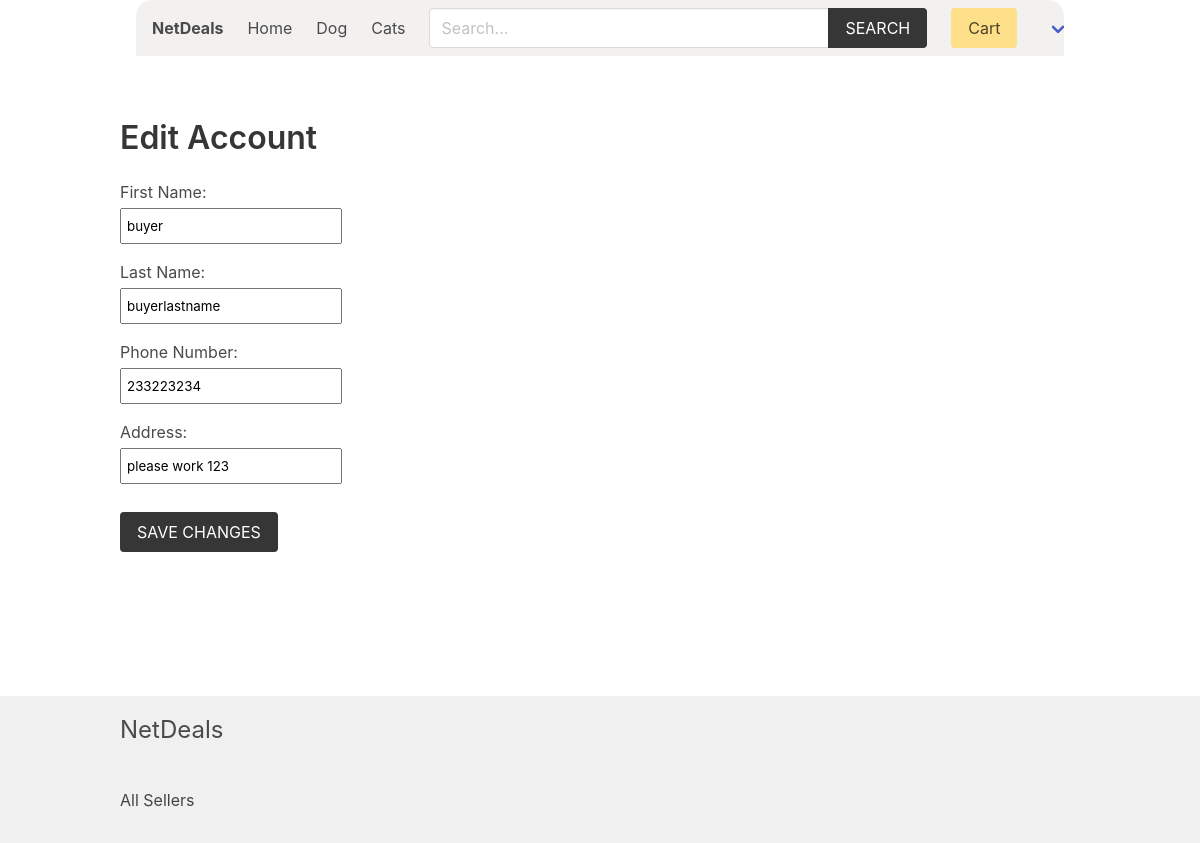
Screenshot of /buyer/edit-buyer/ (signed in) with the database file from the repository.
### product/models.py (models this page shows, shortened)
class Category(models.Model):
    title = models.CharField(max_length=50)
    slug = models.SlugField(max_length=55)
    ordering = models.IntegerField(default=0)
    class Meta:
        ordering = ['ordering']

### accounts/models.py (models this page shows, shortened)
class BuyerProfile(models.Model):
    phone_number = models.CharField(max_length=15, null=True, blank=True)
    address = models.CharField(max_length=255, null=True, blank=True)
    user = models.OneToOneField(CustomUser, on_delete=models.CASCADE)
    first_name = models.CharField(max_length=30, null=True, blank=True)
    last_name = models.CharField(max_length=30, null=True, blank=True)

### buyer/views.py (the view)
# urls.py: path('edit-buyer/', views.edit_buyer, name="edit-buyer"),
@login_required
def edit_buyer(request):
    if request.user.role != 'buyer':
        return redirect('core:home')
    buyer_profile = request.user.buyerprofile
    if request.method == 'POST':
        form = BuyerUserCreationForm(request.POST, instance=buyer_profile)
        if form.is_valid():
            form.save()
            request.user.save()
    else:
        form = BuyerUserCreationForm(instance=buyer_profile)
    context = {'form': form}
    return render(request, 'buyer/edit_buyer.html', context)

### accounts/forms.py
class BuyerUserCreationForm(forms.ModelForm):
    phone_number = PhoneNumberFormField()
    class Meta:
        model = BuyerProfile
        fields = ('first_name', 'last_name', 'phone_number', 'address')

### cart/cart.py (called while the page is built)
    def __len__(self):
        return sum(item['quantity'] for item in self.cart.values())

### cart/context_processors.py (called while the page is built)
def cart(request):
    return {'cart': Cart(request)}

### product/context_processors.py (called while the page is built)
def menu_categories(request):
    categories = Category.objects.all()
    return {'categories': categories}

### templates/buyer/edit_buyer.html (shortened to what this page needs)
{% extends 'core/base.html' %}
{% block content %}
    <h1 class="title">Edit Account</h1>
    <form method="post" action=".">
        <div class="columns">
            <div class="column is-3">
                <div class="field">
                    <label for="id_first_name">First Name: </label>
                    <br>
                    {{ form.first_name }}
                </div>
                <div class="field">
                    <label for="id_last_name">Last Name: </label>
                    <br>
                    {{ form.last_name }}
                </div>
                <div class="field">
                    <label for="id_phone_number">Phone Number: </label>
                    <br>
                    {{ form.phone_number }}
                </div>
                <div class="field">
                    <label for="id_address">Address: </label>
                    <br>
                    {{ form.address }}
                </div>
            </div>
        </div>
        <div class="field">
            <div class="control">
                <button class="button is-dark is-uppercase">Save changes</button>
            </div>
        </div>
    </form>
{% endblock %}

### templates/core/base.html (shortened to what this page needs)
{% load static %}
{% load product_filters %}
<!DOCTYPE html>
<html lang="en">
<head>
    <link rel="stylesheet" href="https://cdn.jsdelivr.net/npm/bulma@0.9.2/css/bulma.min.css">
    <link rel="stylesheet" href="{% static 'css/main.css' %}">
</head>
<body>
    <div class="container px-4">
        <nav class="navbar px-4" role="navigation" aria-label="main navigation">
            <div class="navbar-brand">
                <a class="navbar-item" href="{% url 'core:home' %}">
                    <h1><strong>NetDeals</strong></h1>
                </a>
            </div>
            <div id="navbarBasicExample" class="navbar-menu">
                <div class="navbar-start">
                <a class="navbar-item" href="{% url 'core:home' %}">
                    Home
                </a>
                {% for category in categories %}
                    <a class="navbar-item" href="{% url 'product:category' category.slug %}">
                        {{category.title}}
                    </a>
                {% endfor %}
                </div>
                <div class="navbar-start">
                    <div class="navbar-item">
                        <form method="get" action="{% url 'product:search' %}">
                            <div class="field has-addons">
                                <div class="control">
                                    <input type="search" name="query" id="" class="input" placeholder="Search...">
                                </div>
                                <div class="control">
                                    <button class="button is-dark is-uppercase">Search</button>
                                </div>
                            </div>
                        </form>
                    </div>
                </div>
                <div class="navbar-end">
                <div class="navbar-item">
                    <a href="{% url 'cart:cart' %}" class="button is-warning">Cart {% if cart %}({{cart|length}}){% endif %}</a>
                </div>
                {% if user.role == 'seller' %}
                <div class="navbar-item has-dropdown is-hoverable">
                    <a class="navbar-link is-capitalized">
                    {{user.seller.name}}
                    </a>
                    <div class="navbar-dropdown">
                    <a class="navbar-item" href="{% url 'seller:seller-dashboard' %}">
                        Dashboard
                    </a>
                    <a class="navbar-item" href="{% url 'seller:order-history' %}">
                        Order History
                    </a>
                    <a class="navbar-item" href="{% url 'seller:edit-seller' %}">
                        Update Profile
                    </a>
                    <a class="navbar-item" href="{% url 'seller:add-product' %}">
                        Add Product
                    </a>
                    <hr class="navbar-divider">
                    <a class="navbar-item" href="{% url 'seller:logout' %}">
                        Logout
                    </a>
                    </div>
                </div>
                {% elif user.role == 'buyer' %}
                <div class="navbar-item has-dropdown is-hoverable">
                    <a class="navbar-link is-capitalized">
                    </a>
                </div>
                {% endif %}
                </div>
            </div>
            </nav>
    </div>
    <section class="section">
        <div class="container">
            {% block content %}{% endblock content %}
        </div>
    </section>
    <div class="main-content-wrapper">
        <section class="section">
        </section>
    </div>
    <footer class="footer">
        <div class="container">
            <h3 class="is-size-4 mb-4">NetDeals</h3>
            <br>
            <a href="{% url 'seller:sellers' %}">All Sellers</a>
        </div>
    </footer>
</body>
</html>

### core/static/css/main.css (style rules this page uses)
.footer a { margin-bottom: 15px; display: inline-block; color: #444; }

### templates/core/base.html (style rules this page uses)
.navbar { z-index: 1000; background-color: #f3f0f0; border-radius: 1rem 1rem 0 0; margin-bottom: 1rem; width: 100%; position: relative; }
.navbar .input { width: 400px; }
.navbar .field.has-addons { width: 100%; }
body { display: flex; flex-direction: column; min-height: 100vh; }
.main-content-wrapper { flex-grow: 1; }
.footer { background-color: #f0f0f0; padding: 1rem 0; }

### templates/buyer/edit_buyer.html (style rules this page uses)
#id_first_name,#id_last_name, #id_address, #id_phone_number { width: 100%; padding: 8px 5px; margin: 4px 0; box-sizing: border-box; }

### rows the page displays
Category: title "Dog"
Category: title "Cats"
BuyerProfile: first_name "buyer", last_name "buyerlastname", phone_number "233223234", address "please work 123"
